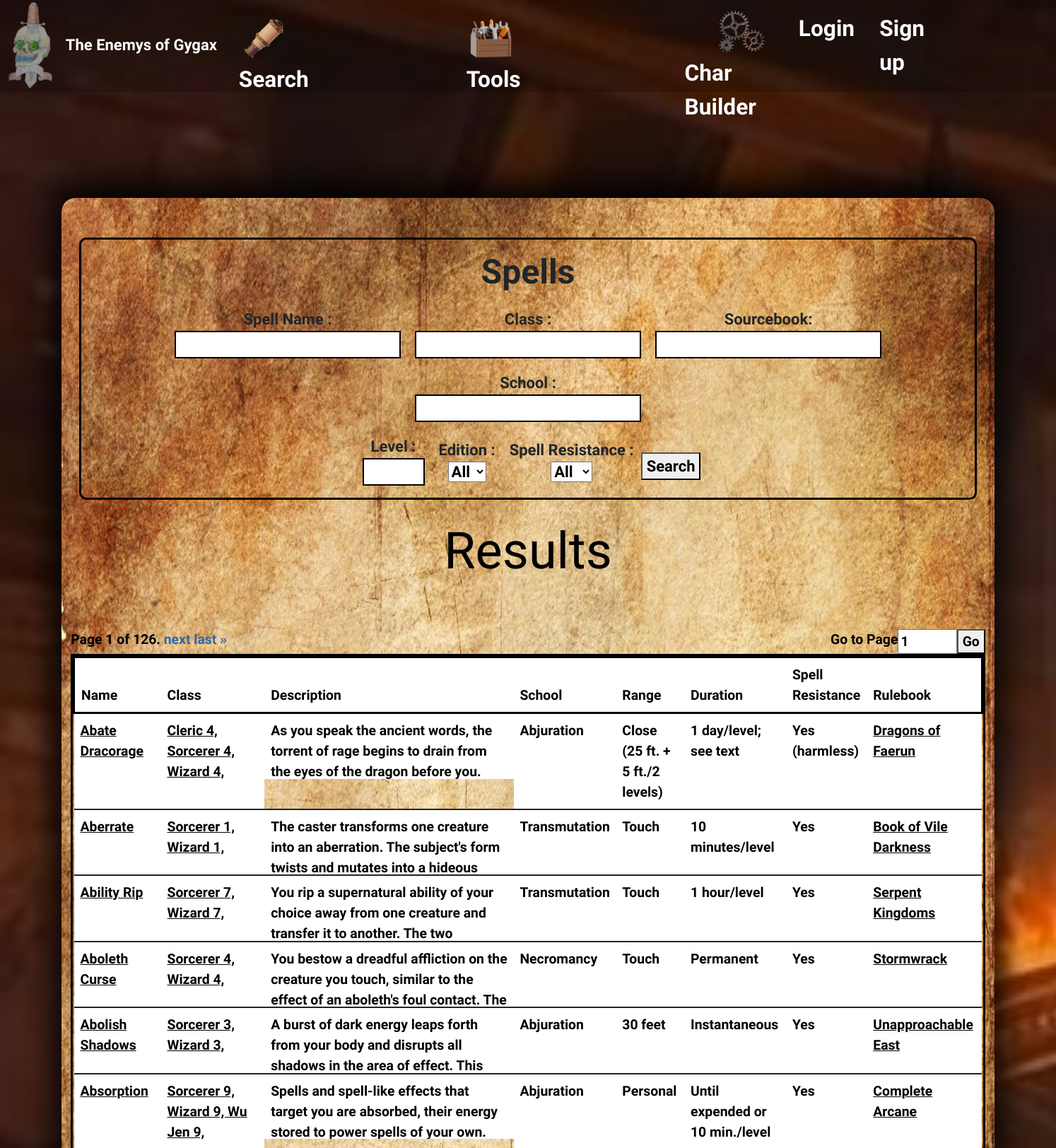
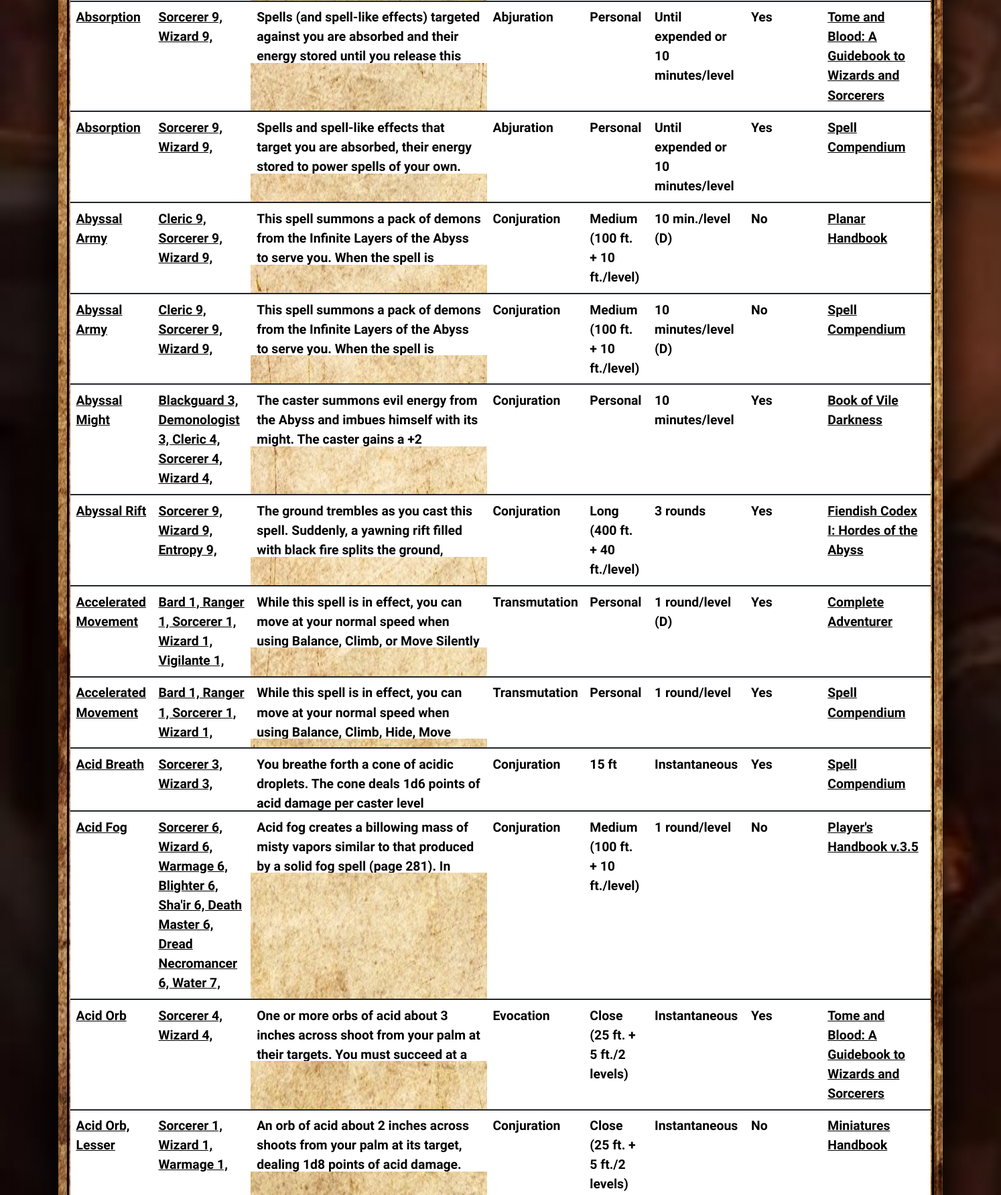
/spells/Sorcerer (upper part), run on the app's committed database (2 pictures, top to bottom).
### main/models.py (models this page shows, shortened)
class Spells(models.Model):
    name = models.CharField(max_length=50)
    Edition = models.CharField(max_length=5)
    handbook = models.CharField(max_length=50)
    school = models.CharField(max_length=50)
    components = models.CharField(max_length=500,null=True)
    level = models.CharField(max_length=200)
    casting_time =models.CharField(max_length=100)
    range = models.CharField(max_length=50)
    duration = models.CharField(max_length=20,null=True)
    category =  models.CharField(max_length=100)
    save_throw =  models.CharField(max_length=10)
    descript = models.TextField()
    spellresistance = models.CharField(max_length=10, default='Yes')
    area = models.CharField(max_length=50)

### main/views.py (the view, shortened to what this page needs)
# urls.py: path('spells',views.spells,name='spells'),
def spells(request,spells_name=False):
    global resultsp
    if spells_name:
      resultsp = Spells.objects.filter(level__contains=spells_name).order_by('name')
      class_paginator = Paginator(resultsp,20)
      pag_num = request.GET.get('pag')
      page = class_paginator.get_page(pag_num)
      context = { 'pag' : page, 'method' : request.method}
      return render(request, 'main/spells.html', context)

### main/templates/main/spells.html (shortened to what this page needs)
{% extends 'main/base.html' %}
{% block content %}
  <center>
    <div class="spell search">
      <p class="search_titles">Spells</p>
      <form action="{% url 'spells'%}" method = 'post'>
         <div class="div_search_elements">
               <p class="search_elements">Spell Name :<input type="text" aria-label="Search" name="spellname" class="input_rect"></p>
               <p class="search_elements">Class :<input type="text" aria-label="Search" name="spellclass" class="input_rect"></p>
               <p class="search_elements">Sourcebook:<input type="text" aria-label="Search" name="spellhandbook" class="input_rect"></p>
               <p class="search_elements">School  :<input type="text" aria-label="Search" name="spellschool" class="input_rect"></p>
         </div>
         <div class="div_search_elements">
               <p class="search_elements">Level :<input type="number" aria-label="Search" min="0" max="9" name="spelllevel" class="input_rect"></p>
               <p class="search_elements">Edition :<select name="spellversion" id="spellversion">
                  <option value="" selected>All</option>
               </select></p>
               <p class="search_elements"> Spell Resistance : <select name="spellresistance" id="spellresistance">
               <option value="" selected>All</option>
               </select></p>
                  <button class='search_button'type="submit">Search</button>
            </div>
      </form>
   </div>
  {%if pag %}
     <h1 class="page_header"> Results </h1><br><br>
     {%include "main/pagination.html"%}
    <div class="table_div">
      <table class="table table-hover table-borderless" style="margin: 0;">
        <thead>
          <tr class="table_header">
            <th scope="col">Name</th>
            <th scope="col">Class</th>
            <th scope="col">Description</th>
            <th scope="col">School</th>
            <th scope="col">Range</th>
            <th scope="col">Duration</th>
            <th scope="col">Spell Resistance</th>
            <th scope="col">Rulebook</th>
          </tr>
        </thead>
        <tbody >
          {% for results in pag.object_list %}
          <tr class="result_table" >
              <td>  <a href="{% url 'spell' results.id%}" target="_blank" method="post" class="result_objects">{{results.name}}</a></td>
              <td><a href="{%url 'class_filter' results.level%}" class="result_objects">{{results.level}}</a></td>
              <td class='spell_descript'>{{results.descript}}</td>
              <td>{{results.school}}</td>
              <td>{{results.range}}</td>
              <td>{{results.duration}}</td>
              <td>{{results.spellresistance}}</td>
              <td><a href="{% url 'handbook' results.handbook%}" target="_blank" class="result_objects">{{results.handbook}}</a></td>
          </tr>
          {%endfor%}
        </tbody>
      </table>
     </div>
  {%else%}
      <h1 class="No_results">No Results to show</h1>
  </center>
  {%endif%}
{% endblock %}

### main/static/css/style.css (style rules this page uses)
* { font-family: 'MedievalSharp'; font-size: 1.1rem; font-weight: 600; box-sizing:border-box; }
div { max-width: 80%vw; }
.body { background-image: url(background.jpg); background-size: cover; }
.search { font-family: 'MedievalSharp'; font-size: 32px; font-weight: 600; display: flex; flex-direction: column; height: auto; border: 3px solid black; margin: 30px 12px; border-radius: 10px; align-items: center; justify-content: center; width:-webkit-fill-available; }
.search_elements { font-size: 22px; padding: 0px 10px; display: flex; text-align: center; flex-direction: column; align-items: center; }
.input_rect { border : 2px solid; }
.search_titles { font-size: 48px; margin: 10px 0px 14px }
.search_button { font-size: 22px; display: flex; justify-content: center; }
.div_search_elements { display: flex; justify-content: center; align-items: center; flex-wrap: wrap; }
.result_objects { font-weight: 900; max-height: 5.2rem; color: black; }
.table_header { background-color: black; color: white; border: solid 2px black; }
.table_div { border: 3px solid; border-color: black; overflow: hidden; }
.table { margin: 0; }
.page_header { font-size: 72px; color: black; }
.result_table { border-bottom: 2px solid; max-height: 150px; }
.spell_descript { display:block; font-size: 1.1rem; font-weight: 800; max-height:5.2rem; text-overflow:ellipsis; transition: 0.5s; overflow: hidden; }
.table thead { border: solid 3px black; }

### data on the page
Spells: name "Abate Dracorage", level "Cleric 4, Sorcerer 4, Wizard 4,", descript "As you speak the ancient words, the torrent of rage begins to drain from the eyes of the dragon before you.…", school "Abjuration", range "Close (25 ft. + 5 ft./2 levels)", duration "1 day/level; see text", spellresistance "Yes (harmless)", handbook "Dragons of Faerun"
Spells: name "Aberrate", level "Sorcerer 1, Wizard 1,", descript "The caster transforms one creature into an aberration. The subject's form twists and mutates into a hideous…", school "Transmutation", range "Touch", duration "10 minutes/level", spellresistance "Yes", handbook "Book of Vile Darkness"
Spells: name "Ability Rip", level "Sorcerer 7, Wizard 7,", descript "You rip a supernatural ability of your choice away from one creature and transfer it to another. The two…", school "Transmutation", range "Touch", duration "1 hour/level", spellresistance "Yes", handbook "Serpent Kingdoms"
Spells: name "Aboleth Curse", level "Sorcerer 4, Wizard 4,", descript "You bestow a dreadful affliction on the creature you touch, similar to the effect of an aboleth's foul contact. The…", school "Necromancy", range "Touch", duration "Permanent", spellresistance "Yes", handbook "Stormwrack"
Spells: name "Abolish Shadows", level "Sorcerer 3, Wizard 3,", descript "A burst of dark energy leaps forth from your body and disrupts all shadows in the area of effect. This…", school "Abjuration", range "30 feet", duration "Instantaneous", spellresistance "Yes", handbook "Unapproachable East"
Spells: name "Absorption", level "Sorcerer 9, Wizard 9, Wu Jen 9,", descript "Spells and spell-like effects that target you are absorbed, their energy stored to power spells of your own.…", school "Abjuration", range "Personal", duration "Until expended or 10 min./level", spellresistance "Yes", handbook "Complete Arcane"
Spells: name "Absorption", level "Sorcerer 9, Wizard 9,", descript "Spells (and spell-like effects) targeted against you are absorbed and their energy stored until you release this…", school "Abjuration", range "Personal", duration "Until expended or 10 minutes/level", spellresistance "Yes", handbook "Tome and Blood: A Guidebook to Wizards and Sorcerers"
Spells: name "Absorption", level "Sorcerer 9, Wizard 9,", descript "Spells and spell-like effects that target you are absorbed, their energy stored to power spells of your own.…", school "Abjuration", range "Personal", duration "Until expended or 10 minutes/level", spellresistance "Yes", handbook "Spell Compendium"
Spells: name "Abyssal Army", level "Cleric 9, Sorcerer 9, Wizard 9,", descript "This spell summons a pack of demons from the Infinite Layers of the Abyss to serve you. When the spell is…", school "Conjuration", range "Medium (100 ft. + 10 ft./level)", duration "10 min./level (D)", spellresistance "No", handbook "Planar Handbook"
Spells: name "Abyssal Army", level "Cleric 9, Sorcerer 9, Wizard 9,", descript "This spell summons a pack of demons from the Infinite Layers of the Abyss to serve you. When the spell is…", school "Conjuration", range "Medium (100 ft. + 10 ft./level)", duration "10 minutes/level (D)", spellresistance "No", handbook "Spell Compendium"
Spells: name "Abyssal Might", level "Blackguard 3, Demonologist 3, Cleric 4, Sorcerer 4, Wizard 4,", descript "The caster summons evil energy from the Abyss and imbues himself with its might. The caster gains a +2…", school "Conjuration", range "Personal", duration "10 minutes/level", spellresistance "Yes", handbook "Book of Vile Darkness"
Spells: name "Abyssal Rift", level "Sorcerer 9, Wizard 9, Entropy 9,", descript "The ground trembles as you cast this spell. Suddenly, a yawning rift filled with black fire splits the ground,…", school "Conjuration", range "Long (400 ft. + 40 ft./level)", duration "3 rounds", spellresistance "Yes", handbook "Fiendish Codex I: Hordes of the Abyss"
Spells: name "Accelerated Movement", level "Bard 1, Ranger 1, Sorcerer 1, Wizard 1, Vigilante 1,", descript "While this spell is in effect, you can move at your normal speed when using Balance, Climb, or Move Silently…", school "Transmutation", range "Personal", duration "1 round/level (D)", spellresistance "Yes", handbook "Complete Adventurer"
Spells: name "Accelerated Movement", level "Bard 1, Ranger 1, Sorcerer 1, Wizard 1,", descript "While this spell is in effect, you can move at your normal speed when using Balance, Climb, Hide, Move…", school "Transmutation", range "Personal", duration "1 round/level", spellresistance "Yes", handbook "Spell Compendium"
Spells: name "Acid Breath", level "Sorcerer 3, Wizard 3,", descript "You breathe forth a cone of acidic droplets. The cone deals 1d6 points of acid damage per caster level…", school "Conjuration", range "15 ft", duration "Instantaneous", spellresistance "Yes", handbook "Spell Compendium"
Spells: name "Acid Fog", level "Sorcerer 6, Wizard 6, Warmage 6, Blighter 6, Sha'ir 6, Death Master 6, Dread Necromancer 6, Water 7,", descript "Acid fog creates a billowing mass of misty vapors similar to that produced by a solid fog spell (page 281). In…", school "Conjuration", range "Medium (100 ft. + 10 ft./level)", duration "1 round/level", spellresistance "No", handbook "Player's Handbook v.3.5"
Spells: name "Acid Orb", level "Sorcerer 4, Wizard 4,", descript "One or more orbs of acid about 3 inches across shoot from your palm at their targets. You must succeed at a…", school "Evocation", range "Close (25 ft. + 5 ft./2 levels)", duration "Instantaneous", spellresistance "Yes", handbook "Tome and Blood: A Guidebook to Wizards and Sorcerers"
Spells: name "Acid Orb, Lesser", level "Sorcerer 1, Wizard 1, Warmage 1,", descript "An orb of acid about 2 inches across shoots from your palm at its target, dealing 1d8 points of acid damage.…", school "Conjuration", range "Close (25 ft. + 5 ft./2 levels)", duration "Instantaneous", spellresistance "No", handbook "Miniatures Handbook"

### other printed values
{{ pag.number }} "1"
{{ pag.paginator.num_pages }} "126"
